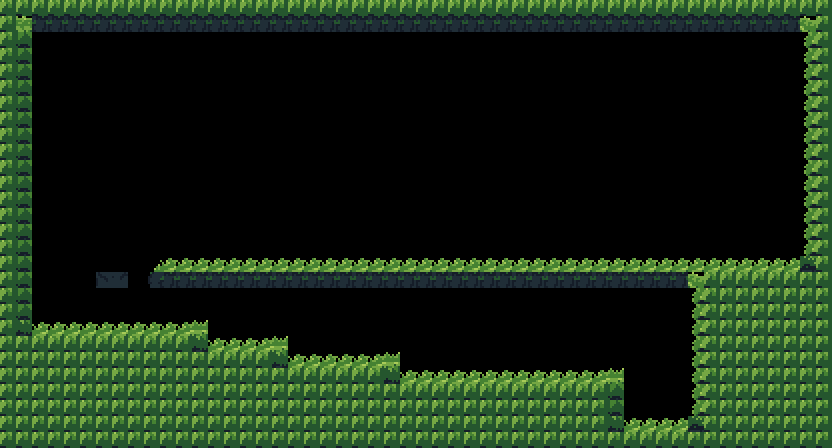

Below is a game level as drawn by its tile map, then a one-line description and the .tmx file that defines it, in full:
An orthogonal 52x28 tile map with 16x16 px tiles, 1 tile layer (level), 1 hidden layer not drawn.

<map version="1.10" tiledversion="1.11.2" orientation="orthogonal" renderorder="right-down" width="52" height="28" tilewidth="16" tileheight="16" infinite="0" nextlayerid="13" nextobjectid="1">
 <editorsettings>
  <export target="../Levels/LevelOne.json" format="json" />
 </editorsettings>
 <tileset firstgid="1" source="Grass.tsx" />
 <layer id="1" name="src" width="52" height="28" visible="0" opacity="0.74">
  <data encoding="csv">
9,9,9,9,9,9,9,9,9,9,9,9,9,9,9,9,9,9,9,9,9,9,9,9,9,9,9,9,9,9,9,9,9,9,9,9,9,9,9,9,9,9,9,9,9,9,9,9,9,9,9,9,
9,9,9,9,9,9,9,9,9,9,9,9,9,9,9,9,9,9,9,9,9,9,9,9,9,9,9,9,9,9,9,9,9,9,9,9,9,9,9,9,9,9,9,9,9,9,9,9,9,9,9,9,
9,9,0,0,0,0,0,0,0,0,0,0,0,0,0,0,0,0,0,0,0,0,0,0,0,0,0,0,0,0,0,0,0,0,0,0,0,0,0,0,0,0,0,0,0,0,0,0,0,0,9,9,
9,9,0,0,0,0,0,0,0,0,0,0,0,0,0,0,0,0,0,0,0,0,0,0,0,0,0,0,0,0,0,0,0,0,0,0,0,0,0,0,0,0,0,0,0,0,0,0,0,0,9,9,
9,9,0,0,0,0,0,0,0,0,0,0,0,0,0,0,0,0,0,0,0,0,0,0,0,0,0,0,0,0,0,0,0,0,0,0,0,0,0,0,0,0,0,0,0,0,0,0,0,0,9,9,
9,9,0,0,0,0,0,0,0,0,0,0,0,0,0,0,0,0,0,0,0,0,0,0,0,0,0,0,0,0,0,0,0,0,0,0,0,0,0,0,0,0,0,0,0,0,0,0,0,0,9,9,
9,9,0,0,0,0,0,0,0,0,0,0,0,0,0,0,0,0,0,0,0,0,0,0,0,0,0,0,0,0,0,0,0,0,0,0,0,0,0,0,0,0,0,0,0,0,0,0,0,0,9,9,
9,9,0,0,0,0,0,0,0,0,0,0,0,0,0,0,0,0,0,0,0,0,0,0,0,0,0,0,0,0,0,0,0,0,0,0,0,0,0,0,0,0,0,0,0,0,0,0,0,0,9,9,
9,9,0,0,0,0,0,0,0,0,0,0,0,0,0,0,0,0,0,0,0,0,0,0,0,0,0,0,0,0,0,0,0,0,0,0,0,0,0,0,0,0,0,0,0,0,0,0,0,0,9,9,
9,9,0,0,0,0,0,0,0,0,0,0,0,0,0,0,0,0,0,0,0,0,0,0,0,0,0,0,0,0,0,0,0,0,0,0,0,0,0,0,0,0,0,0,0,0,0,0,0,0,9,9,
9,9,0,0,0,0,0,0,0,0,0,0,0,0,0,0,0,0,0,0,0,0,0,0,0,0,0,0,0,0,0,0,0,0,0,0,0,0,0,0,0,0,0,0,0,0,0,0,0,0,9,9,
9,9,0,0,0,0,0,0,0,0,0,0,0,0,0,0,0,0,0,0,0,0,0,0,0,0,0,0,0,0,0,0,0,0,0,0,0,0,0,0,0,0,0,0,0,0,0,0,0,0,9,9,
9,9,0,0,0,0,0,0,0,0,0,0,0,0,0,0,0,0,0,0,0,0,0,0,0,0,0,0,0,0,0,0,0,0,0,0,0,0,0,0,0,0,0,0,0,0,0,0,0,0,9,9,
9,9,0,0,0,0,0,0,0,0,0,0,0,0,0,0,0,0,0,0,0,0,0,0,0,0,0,0,0,0,0,0,0,0,0,0,0,0,0,0,0,0,0,0,0,0,0,0,0,0,9,9,
9,9,0,0,0,0,0,0,0,0,0,0,0,0,0,0,0,0,0,0,0,0,0,0,0,0,0,0,0,0,0,0,0,0,0,0,0,0,0,0,0,0,0,0,0,0,0,0,0,0,9,9,
9,9,0,0,0,0,0,0,0,0,0,0,0,0,0,0,0,0,0,0,0,0,0,0,0,0,0,0,0,0,0,0,0,0,0,0,0,0,0,0,0,0,0,0,0,0,0,0,0,0,9,9,
9,9,0,0,0,0,0,0,0,9,9,9,9,9,9,9,9,9,9,9,9,9,9,9,9,9,9,9,9,9,9,9,9,9,9,9,9,9,9,9,9,9,9,9,9,9,9,9,9,9,9,9,
9,9,0,0,0,0,9,9,0,9,9,9,9,9,9,9,9,9,9,9,9,9,9,9,9,9,9,9,9,9,9,9,9,9,9,9,9,9,9,9,9,9,9,9,9,9,9,9,9,9,9,9,
9,9,0,0,0,0,0,0,0,0,0,0,0,0,0,0,0,0,0,0,0,0,0,0,0,0,0,0,0,0,0,0,0,0,0,0,0,0,0,0,0,0,0,9,9,9,9,9,9,9,9,9,
9,9,0,0,0,0,0,0,0,0,0,0,0,0,0,0,0,0,0,0,0,0,0,0,0,0,0,0,0,0,0,0,0,0,0,0,0,0,0,0,0,0,0,9,9,9,9,9,9,9,9,9,
9,9,9,9,9,9,9,9,9,9,9,9,9,0,0,0,0,0,0,0,0,0,0,0,0,0,0,0,0,0,0,0,0,0,0,0,0,0,0,0,0,0,0,9,9,9,9,9,9,9,9,9,
9,9,9,9,9,9,9,9,9,9,9,9,9,9,9,9,9,9,0,0,0,0,0,0,0,0,0,0,0,0,0,0,0,0,0,0,0,0,0,0,0,0,0,9,9,9,9,9,9,9,9,9,
9,9,9,9,9,9,9,9,9,9,9,9,9,9,9,9,9,9,9,9,9,9,9,9,9,0,0,0,0,0,0,0,0,0,0,0,0,0,0,0,0,0,0,9,9,9,9,9,9,9,9,9,
9,9,9,9,9,9,9,9,9,9,9,9,9,9,9,9,9,9,9,9,9,9,9,9,9,9,9,9,9,9,9,9,9,9,9,9,9,9,9,0,0,0,0,9,9,9,9,9,9,9,9,9,
9,9,9,9,9,9,9,9,9,9,9,9,9,9,9,9,9,9,9,9,9,9,9,9,9,9,9,9,9,9,9,9,9,9,9,9,9,9,9,0,0,0,0,9,9,9,9,9,9,9,9,9,
9,9,9,9,9,9,9,9,9,9,9,9,9,9,9,9,9,9,9,9,9,9,9,9,9,9,9,9,9,9,9,9,9,9,9,9,9,9,9,0,0,0,0,9,9,9,9,9,9,9,9,9,
9,9,9,9,9,9,9,9,9,9,9,9,9,9,9,9,9,9,9,9,9,9,9,9,9,9,9,9,9,9,9,9,9,9,9,9,9,9,9,9,9,9,9,9,9,9,9,9,9,9,9,9,
9,9,9,9,9,9,9,9,9,9,9,9,9,9,9,9,9,9,9,9,9,9,9,9,9,9,9,9,9,9,9,9,9,9,9,9,9,9,9,9,9,9,9,9,9,9,9,9,9,9,9,9
</data>
 </layer>
 <layer id="11" name="level" width="52" height="28">
  <data encoding="csv">
9,9,9,9,9,9,9,9,9,9,9,9,9,9,9,9,9,9,9,9,9,9,9,9,9,9,9,9,9,9,9,9,9,9,9,9,9,9,9,9,9,9,9,9,9,9,9,9,9,9,9,9,
9,4,16,16,16,16,16,16,16,16,16,16,16,16,16,16,16,16,16,16,16,16,16,16,16,16,16,16,16,16,16,16,16,16,16,16,16,16,16,16,16,16,16,16,16,16,16,16,16,16,5,9,
9,10,0,0,0,0,0,0,0,0,0,0,0,0,0,0,0,0,0,0,0,0,0,0,0,0,0,0,0,0,0,0,0,0,0,0,0,0,0,0,0,0,0,0,0,0,0,0,0,0,8,9,
9,10,0,0,0,0,0,0,0,0,0,0,0,0,0,0,0,0,0,0,0,0,0,0,0,0,0,0,0,0,0,0,0,0,0,0,0,0,0,0,0,0,0,0,0,0,0,0,0,0,8,9,
9,10,0,0,0,0,0,0,0,0,0,0,0,0,0,0,0,0,0,0,0,0,0,0,0,0,0,0,0,0,0,0,0,0,0,0,0,0,0,0,0,0,0,0,0,0,0,0,0,0,8,9,
9,10,0,0,0,0,0,0,0,0,0,0,0,0,0,0,0,0,0,0,0,0,0,0,0,0,0,0,0,0,0,0,0,0,0,0,0,0,0,0,0,0,0,0,0,0,0,0,0,0,8,9,
9,10,0,0,0,0,0,0,0,0,0,0,0,0,0,0,0,0,0,0,0,0,0,0,0,0,0,0,0,0,0,0,0,0,0,0,0,0,0,0,0,0,0,0,0,0,0,0,0,0,8,9,
9,10,0,0,0,0,0,0,0,0,0,0,0,0,0,0,0,0,0,0,0,0,0,0,0,0,0,0,0,0,0,0,0,0,0,0,0,0,0,0,0,0,0,0,0,0,0,0,0,0,8,9,
9,10,0,0,0,0,0,0,0,0,0,0,0,0,0,0,0,0,0,0,0,0,0,0,0,0,0,0,0,0,0,0,0,0,0,0,0,0,0,0,0,0,0,0,0,0,0,0,0,0,8,9,
9,10,0,0,0,0,0,0,0,0,0,0,0,0,0,0,0,0,0,0,0,0,0,0,0,0,0,0,0,0,0,0,0,0,0,0,0,0,0,0,0,0,0,0,0,0,0,0,0,0,8,9,
9,10,0,0,0,0,0,0,0,0,0,0,0,0,0,0,0,0,0,0,0,0,0,0,0,0,0,0,0,0,0,0,0,0,0,0,0,0,0,0,0,0,0,0,0,0,0,0,0,0,8,9,
9,10,0,0,0,0,0,0,0,0,0,0,0,0,0,0,0,0,0,0,0,0,0,0,0,0,0,0,0,0,0,0,0,0,0,0,0,0,0,0,0,0,0,0,0,0,0,0,0,0,8,9,
9,10,0,0,0,0,0,0,0,0,0,0,0,0,0,0,0,0,0,0,0,0,0,0,0,0,0,0,0,0,0,0,0,0,0,0,0,0,0,0,0,0,0,0,0,0,0,0,0,0,8,9,
9,10,0,0,0,0,0,0,0,0,0,0,0,0,0,0,0,0,0,0,0,0,0,0,0,0,0,0,0,0,0,0,0,0,0,0,0,0,0,0,0,0,0,0,0,0,0,0,0,0,8,9,
9,10,0,0,0,0,0,0,0,0,0,0,0,0,0,0,0,0,0,0,0,0,0,0,0,0,0,0,0,0,0,0,0,0,0,0,0,0,0,0,0,0,0,0,0,0,0,0,0,0,8,9,
9,10,0,0,0,0,0,0,0,0,0,0,0,0,0,0,0,0,0,0,0,0,0,0,0,0,0,0,0,0,0,0,0,0,0,0,0,0,0,0,0,0,0,0,0,0,0,0,0,0,8,9,
9,10,0,0,0,0,0,0,0,1,2,2,2,2,2,2,2,2,2,2,2,2,2,2,2,2,2,2,2,2,2,2,2,2,2,2,2,2,2,2,2,2,2,2,2,2,2,2,2,2,12,9,
9,10,0,0,0,0,23,25,0,15,16,16,16,16,16,16,16,16,16,16,16,16,16,16,16,16,16,16,16,16,16,16,16,16,16,16,16,16,16,16,16,16,16,5,9,9,9,9,9,9,9,9,
9,10,0,0,0,0,0,0,0,0,0,0,0,0,0,0,0,0,0,0,0,0,0,0,0,0,0,0,0,0,0,0,0,0,0,0,0,0,0,0,0,0,0,8,9,9,9,9,9,9,9,9,
9,10,0,0,0,0,0,0,0,0,0,0,0,0,0,0,0,0,0,0,0,0,0,0,0,0,0,0,0,0,0,0,0,0,0,0,0,0,0,0,0,0,0,8,9,9,9,9,9,9,9,9,
9,11,2,2,2,2,2,2,2,2,2,2,3,0,0,0,0,0,0,0,0,0,0,0,0,0,0,0,0,0,0,0,0,0,0,0,0,0,0,0,0,0,0,8,9,9,9,9,9,9,9,9,
9,9,9,9,9,9,9,9,9,9,9,9,11,2,2,2,2,3,0,0,0,0,0,0,0,0,0,0,0,0,0,0,0,0,0,0,0,0,0,0,0,0,0,8,9,9,9,9,9,9,9,9,
9,9,9,9,9,9,9,9,9,9,9,9,9,9,9,9,9,11,2,2,2,2,2,2,3,0,0,0,0,0,0,0,0,0,0,0,0,0,0,0,0,0,0,8,9,9,9,9,9,9,9,9,
9,9,9,9,9,9,9,9,9,9,9,9,9,9,9,9,9,9,9,9,9,9,9,9,11,2,2,2,2,2,2,2,2,2,2,2,2,2,3,0,0,0,0,8,9,9,9,9,9,9,9,9,
9,9,9,9,9,9,9,9,9,9,9,9,9,9,9,9,9,9,9,9,9,9,9,9,9,9,9,9,9,9,9,9,9,9,9,9,9,9,10,0,0,0,0,8,9,9,9,9,9,9,9,9,
9,9,9,9,9,9,9,9,9,9,9,9,9,9,9,9,9,9,9,9,9,9,9,9,9,9,9,9,9,9,9,9,9,9,9,9,9,9,10,0,0,0,0,8,9,9,9,9,9,9,9,9,
9,9,9,9,9,9,9,9,9,9,9,9,9,9,9,9,9,9,9,9,9,9,9,9,9,9,9,9,9,9,9,9,9,9,9,9,9,9,11,2,2,2,2,12,9,9,9,9,9,9,9,9,
9,9,9,9,9,9,9,9,9,9,9,9,9,9,9,9,9,9,9,9,9,9,9,9,9,9,9,9,9,9,9,9,9,9,9,9,9,9,9,9,9,9,9,9,9,9,9,9,9,9,9,9
</data>
 </layer>
</map>